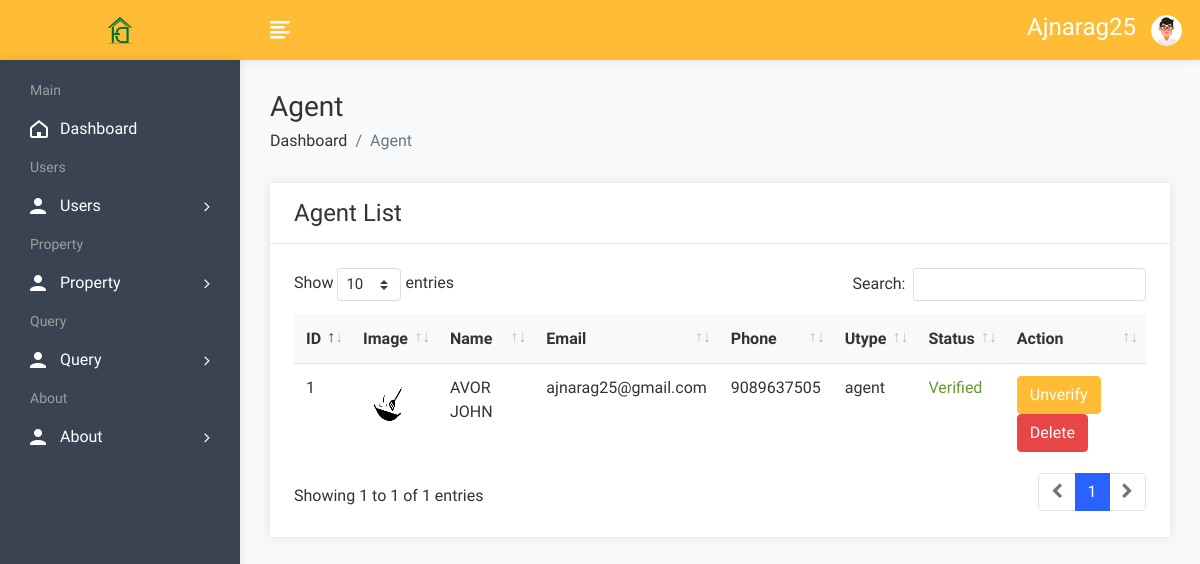
The page /admin/useragent.php (signed in) on the database its author committed.
### tables this page shows
CREATE TABLE `user` (
  `uid` int(50) NOT NULL,
  `uname` varchar(100) NOT NULL,
  `uemail` varchar(100) NOT NULL,
  `uphone` varchar(20) NOT NULL,
  `upass` varchar(50) NOT NULL,
  `utype` varchar(50) NOT NULL,
  `uimage` varchar(300) NOT NULL,
  `ustatus` varchar(50) NOT NULL
);

### admin/useragent.php (the view, shortened to what this page needs)
<!DOCTYPE html>
<html lang="en">
<head>
        <link rel="stylesheet" href="assets/css/bootstrap.min.css">
        <link rel="stylesheet" href="assets/css/font-awesome.min.css">
        <link rel="stylesheet" href="assets/css/feathericon.min.css">
		<link rel="stylesheet" href="assets/plugins/datatables/dataTables.bootstrap4.min.css">
		<link rel="stylesheet" href="assets/plugins/datatables/responsive.bootstrap4.min.css">
		<link rel="stylesheet" href="assets/plugins/datatables/select.bootstrap4.min.css">
		<link rel="stylesheet" href="assets/plugins/datatables/buttons.bootstrap4.min.css">
        <link rel="stylesheet" href="assets/css/style.css">
    </head>
    <body>
				<?php include("header.php"); ?>
            <div class="page-wrapper">
                <div class="content container-fluid">
					<div class="page-header">
						<div class="row">
							<div class="col">
								<h3 class="page-title">Agent</h3>
								<ul class="breadcrumb">
									<li class="breadcrumb-item"><a href="dashboard.php">Dashboard</a></li>
									<li class="breadcrumb-item active">Agent</li>
								</ul>
							</div>
						</div>
					</div>
					<div class="row">
						<div class="col-sm-12">
							<div class="card">
								<div class="card-header">
									<h4 class="card-title">Agent List</h4>
								</div>
								<div class="card-body">
								<table id="basic-datatable" class="table">
                                            <thead>
                                                <tr>
                                                    <th>ID</th>
													<th>Image</th>
                                                    <th>Name</th>
                                                    <th>Email</th>
                                                    <th>Phone</th>
                                                    <th>Utype</th>
													<th>Status</th>
                                                    <th>Action</th>
                                                </tr>
                                            </thead>
                                            <tbody>
											<?php
												$query = "SELECT * FROM user WHERE utype = 'agent'";
												$result = mysqli_query($conn, $query);
												while ($row = mysqli_fetch_array($result)) {
											?>
                                                <tr>
													<td><?php echo $row['uid'] ?></td>
													<td><img src="user/<?php echo $row['uimage']; ?>" height="50px" width="50px"></td>
                                                    <td><?php echo $row['uname']; ?></td>
                                                    <td><?php echo $row['uemail']; ?></td>
                                                    <td><?php echo $row['uphone']; ?></td>
                                                    <td><?php echo $row['utype']; ?></td>
													<td>
													<?php
													if ($row['ustatus'] == 'Unverified'){
														?>
														<label for="" class="text-warning">Unverified</label>
														<?php
													}else{
														?>
														<label for="" class="text-success">Verified</label>
														<?php
													}
													?>
													</td>
                                                    <td>
													<?php
													if ($row['ustatus'] == 'Unverified'){
														?>
														<button class="btn btn-success"  data-toggle="modal" data-target="#verifyModal<?php echo $row['uid'] ?>">Verify</button>
														<?php
													}else{
														?>
														<button class="btn btn-warning text-white" data-toggle="modal" data-target="#unverifyModal<?php echo $row['uid'] ?>">Unverify</button>
														<?php
													}
													?>
														<button class="btn btn-danger" data-toggle="modal" data-target="#deleteUser<?php echo $row['uid'] ?>">Delete</button>
													</td>
                                                </tr>
                                                <?php
												}
												?>
                                            </tbody>
                                        </table>
								</div>
							</div>
						</div>
					</div>
				</div>
			</div>
    </body>
</html>

### rows shown on the page
user: uid "1", uimage (picture), uname "AVOR JOHN", uemail "ajnarag25@gmail.com", uphone "9089637505", utype "agent", ustatus "Verified"

### other values the page prints
$_SESSION['auser']['auser'] "Ajnarag25"
